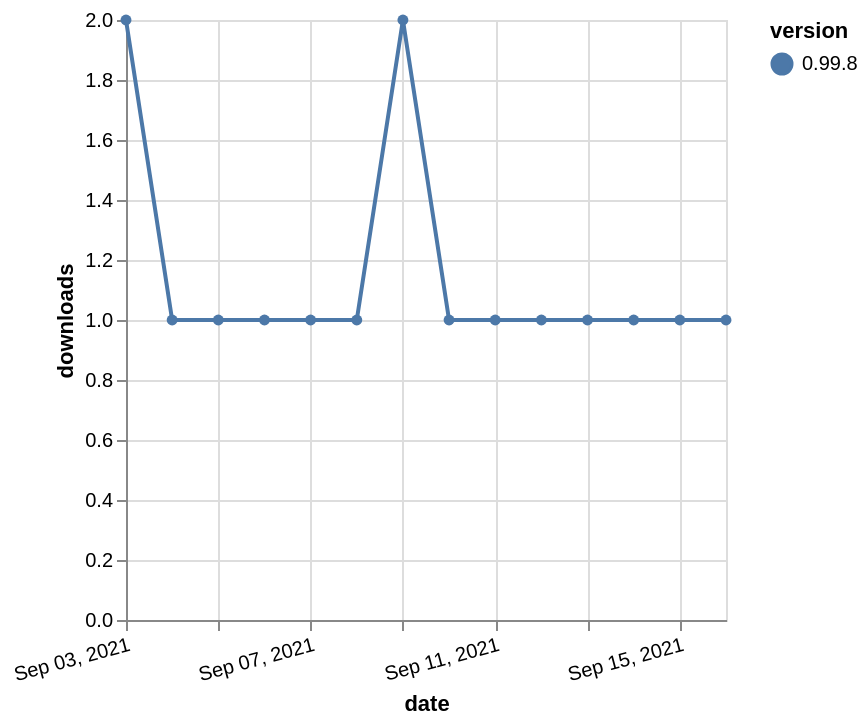

Vega-Lite specification stored for this chart:
### Vega-Lite specification from a JSON file in a GitHub repository (floating-point values rounded to 4 significant figures)
{"$schema": "https://vega.github.io/schema/vega-lite/v5.json", "description": "A simple bar chart with embedded data.", "data": {"values": [{"date": "2021-09-03", "total": 113, "delta": 2, "version": "0.99.8"}, {"date": "2021-09-04", "total": 114, "delta": 1, "version": "0.99.8"}, {"date": "2021-09-05", "total": 115, "delta": 1, "version": "0.99.8"}, {"date": "2021-09-06", "total": 116, "delta": 1, "version": "0.99.8"}, {"date": "2021-09-07", "total": 117, "delta": 1, "version": "0.99.8"}, {"date": "2021-09-08", "total": 118, "delta": 1, "version": "0.99.8"}, {"date": "2021-09-09", "total": 120, "delta": 2, "version": "0.99.8"}, {"date": "2021-09-10", "total": 121, "delta": 1, "version": "0.99.8"}, {"date": "2021-09-11", "total": 122, "delta": 1, "version": "0.99.8"}, {"date": "2021-09-12", "total": 123, "delta": 1, "version": "0.99.8"}, {"date": "2021-09-13", "total": 124, "delta": 1, "version": "0.99.8"}, {"date": "2021-09-14", "total": 125, "delta": 1, "version": "0.99.8"}, {"date": "2021-09-15", "total": 126, "delta": 1, "version": "0.99.8"}, {"date": "2021-09-16", "total": 127, "delta": 1, "version": "0.99.8"}]}, "width": "container", "mark": {"type": "line", "point": {"filled": true}}, "encoding": {"x": {"field": "date", "type": "temporal", "timeUnit": "yearmonthdate", "title": "date", "axis": {"labelAngle": -15}}, "y": {"field": "delta", "type": "quantitative", "title": "downloads"}, "color": {"field": "version", "type": "nominal"}, "tooltip": {"field": "delta"}}}
